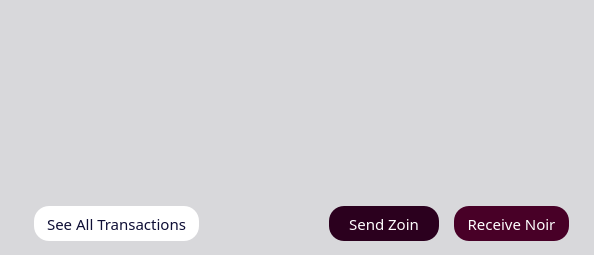
           <widget class="QFrame" name="frame_4">
            <property name="palette">
             <palette>
              <active>
               <colorrole role="Button">
                <brush brushstyle="SolidPattern">
                 <color alpha="255">
                  <red>216</red>
                  <green>216</green>
                  <blue>219</blue>
                 </color>
                </brush>
               </colorrole>
               <colorrole role="Base">
                <brush brushstyle="SolidPattern">
                 <color alpha="255">
                  <red>216</red>
                  <green>216</green>
                  <blue>219</blue>
                 </color>
                </brush>
               </colorrole>
               <colorrole role="Window">
                <brush brushstyle="SolidPattern">
                 <color alpha="255">
                  <red>216</red>
                  <green>216</green>
                  <blue>219</blue>
                 </color>
                </brush>
               </colorrole>
              </active>
              <inactive>
               <colorrole role="Button">
                <brush brushstyle="SolidPattern">
                 <color alpha="255">
                  <red>216</red>
                  <green>216</green>
                  <blue>219</blue>
                 </color>
                </brush>
               </colorrole>
               <colorrole role="Base">
                <brush brushstyle="SolidPattern">
                 <color alpha="255">
                  <red>216</red>
                  <green>216</green>
                  <blue>219</blue>
                 </color>
                </brush>
               </colorrole>
               <colorrole role="Window">
                <brush brushstyle="SolidPattern">
                 <color alpha="255">
                  <red>216</red>
                  <green>216</green>
                  <blue>219</blue>
                 </color>
                </brush>
               </colorrole>
              </inactive>
              <disabled>
               <colorrole role="Button">
                <brush brushstyle="SolidPattern">
                 <color alpha="255">
                  <red>216</red>
                  <green>216</green>
                  <blue>219</blue>
                 </color>
                </brush>
               </colorrole>
               <colorrole role="Base">
                <brush brushstyle="SolidPattern">
                 <color alpha="255">
                  <red>216</red>
                  <green>216</green>
                  <blue>219</blue>
                 </color>
                </brush>
               </colorrole>
               <colorrole role="Window">
                <brush brushstyle="SolidPattern">
                 <color alpha="255">
                  <red>216</red>
                  <green>216</green>
                  <blue>219</blue>
                 </color>
                </brush>
               </colorrole>
              </disabled>
             </palette>
            </property>
            <property name="styleSheet">
             <string notr="true">background-color: rgb(216, 216, 219);
border:0;</string>
            </property>
            <property name="frameShape">
             <enum>QFrame::StyledPanel</enum>
            </property>
            <property name="frameShadow">
             <enum>QFrame::Plain</enum>
            </property>
            <layout class="QVBoxLayout" name="verticalLayout">
             <property name="spacing">
              <number>0</number>
             </property>
             <property name="leftMargin">
              <number>0</number>
             </property>
             <property name="topMargin">
              <number>0</number>
             </property>
             <property name="rightMargin">
              <number>0</number>
             </property>
             <property name="bottomMargin">
              <number>0</number>
             </property>
             <item>
              <widget class="QListView" name="listTransactions">
               <property name="sizePolicy">
                <sizepolicy hsizetype="Expanding" vsizetype="Expanding">
                 <horstretch>0</horstretch>
                 <verstretch>0</verstretch>
                </sizepolicy>
               </property>
               <property name="palette">
                <palette>
                 <active>
                  <colorrole role="Button">
                   <brush brushstyle="SolidPattern">
                    <color alpha="255">
                     <red>255</red>
                     <green>255</green>
                     <blue>255</blue>
                    </color>
                   </brush>
                  </colorrole>
                  <colorrole role="Light">
                   <brush brushstyle="SolidPattern">
                    <color alpha="255">
                     <red>0</red>
                     <green>255</green>
                     <blue>255</blue>
                    </color>
                   </brush>
                  </colorrole>
                  <colorrole role="BrightText">
                   <brush brushstyle="SolidPattern">
                    <color alpha="255">
                     <red>255</red>
                     <green>0</green>
                     <blue>255</blue>
                    </color>
                   </brush>
                  </colorrole>
                  <colorrole role="Base">
                   <brush brushstyle="SolidPattern">
                    <color alpha="255">
                     <red>255</red>
                     <green>255</green>
                     <blue>255</blue>
                    </color>
                   </brush>
                  </colorrole>
                  <colorrole role="Window">
                   <brush brushstyle="SolidPattern">
                    <color alpha="255">
                     <red>255</red>
                     <green>255</green>
                     <blue>255</blue>
                    </color>
                   </brush>
                  </colorrole>
                  <colorrole role="AlternateBase">
                   <brush brushstyle="SolidPattern">
                    <color alpha="255">
                     <red>0</red>
                     <green>0</green>
                     <blue>255</blue>
                    </color>
                   </brush>
                  </colorrole>
                  <colorrole role="NoRole">
                   <brush brushstyle="SolidPattern">
                    <color alpha="255">
                     <red>0</red>
                     <green>0</green>
                     <blue>255</blue>
                    </color>
                   </brush>
                  </colorrole>
                 </active>
                 <inactive>
                  <colorrole role="Button">
                   <brush brushstyle="SolidPattern">
                    <color alpha="255">
                     <red>255</red>
                     <green>255</green>
                     <blue>255</blue>
                    </color>
                   </brush>
                  </colorrole>
                  <colorrole role="Light">
                   <brush brushstyle="SolidPattern">
                    <color alpha="255">
                     <red>0</red>
                     <green>255</green>
                     <blue>255</blue>
                    </color>
                   </brush>
                  </colorrole>
                  <colorrole role="BrightText">
                   <brush brushstyle="SolidPattern">
                    <color alpha="255">
                     <red>255</red>
                     <green>0</green>
                     <blue>255</blue>
                    </color>
                   </brush>
                  </colorrole>
                  <colorrole role="Base">
                   <brush brushstyle="SolidPattern">
                    <color alpha="255">
                     <red>255</red>
                     <green>255</green>
                     <blue>255</blue>
                    </color>
                   </brush>
                  </colorrole>
                  <colorrole role="Window">
                   <brush brushstyle="SolidPattern">
                    <color alpha="255">
                     <red>255</red>
                     <green>255</green>
                     <blue>255</blue>
                    </color>
                   </brush>
                  </colorrole>
                  <colorrole role="AlternateBase">
                   <brush brushstyle="SolidPattern">
                    <color alpha="255">
                     <red>0</red>
                     <green>0</green>
                     <blue>255</blue>
                    </color>
                   </brush>
                  </colorrole>
                  <colorrole role="NoRole">
                   <brush brushstyle="SolidPattern">
                    <color alpha="255">
                     <red>0</red>
                     <green>0</green>
                     <blue>255</blue>
                    </color>
                   </brush>
                  </colorrole>
                 </inactive>
                 <disabled>
                  <colorrole role="Button">
                   <brush brushstyle="SolidPattern">
                    <color alpha="255">
                     <red>255</red>
                     <green>255</green>
                     <blue>255</blue>
                    </color>
                   </brush>
                  </colorrole>
                  <colorrole role="Light">
                   <brush brushstyle="SolidPattern">
                    <color alpha="255">
                     <red>0</red>
                     <green>255</green>
                     <blue>255</blue>
                    </color>
                   </brush>
                  </colorrole>
                  <colorrole role="BrightText">
                   <brush brushstyle="SolidPattern">
                    <color alpha="255">
                     <red>255</red>
                     <green>0</green>
                     <blue>255</blue>
                    </color>
                   </brush>
                  </colorrole>
                  <colorrole role="Base">
                   <brush brushstyle="SolidPattern">
                    <color alpha="255">
                     <red>255</red>
                     <green>255</green>
                     <blue>255</blue>
                    </color>
                   </brush>
                  </colorrole>
                  <colorrole role="Window">
                   <brush brushstyle="SolidPattern">
                    <color alpha="255">
                     <red>255</red>
                     <green>255</green>
                     <blue>255</blue>
                    </color>
                   </brush>
                  </colorrole>
                  <colorrole role="AlternateBase">
                   <brush brushstyle="SolidPattern">
                    <color alpha="255">
                     <red>0</red>
                     <green>0</green>
                     <blue>255</blue>
                    </color>
                   </brush>
                  </colorrole>
                  <colorrole role="NoRole">
                   <brush brushstyle="SolidPattern">
                    <color alpha="255">
                     <red>0</red>
                     <green>0</green>
                     <blue>255</blue>
                    </color>
                   </brush>
                  </colorrole>
                 </disabled>
                </palette>
               </property>
               <property name="font">
                <font>
                 <family>NoirLight</family>
                 <pointsize>12</pointsize>
                </font>
               </property>
               <property name="styleSheet">
                <string notr="true">background-color: rgb(255, 255, 255);
QListView { background: transparent; };
border:0;
padding-left: 25;
padding-right:25;
padding-top: 15;
padding-bottom: 15;</string>
               </property>
               <property name="frameShape">
                <enum>QFrame::StyledPanel</enum>
               </property>
               <property name="frameShadow">
                <enum>QFrame::Plain</enum>
               </property>
               <property name="verticalScrollBarPolicy">
                <enum>Qt::ScrollBarAlwaysOff</enum>
               </property>
               <property name="horizontalScrollBarPolicy">
                <enum>Qt::ScrollBarAlwaysOff</enum>
               </property>
               <property name="selectionMode">
                <enum>QAbstractItemView::NoSelection</enum>
               </property>
               <property name="spacing">
                <number>0</number>
               </property>
              </widget>
             </item>
             <item>
              <widget class="QFrame" name="frame_2">
               <property name="sizePolicy">
                <sizepolicy hsizetype="Preferred" vsizetype="Preferred">
                 <horstretch>0</horstretch>
                 <verstretch>0</verstretch>
                </sizepolicy>
               </property>
               <property name="minimumSize">
                <size>
                 <width>0</width>
                 <height>0</height>
                </size>
               </property>
               <property name="styleSheet">
                <string notr="true">border:0</string>
               </property>
               <property name="frameShape">
                <enum>QFrame::StyledPanel</enum>
               </property>
               <property name="frameShadow">
                <enum>QFrame::Raised</enum>
               </property>
               <property name="lineWidth">
                <number>0</number>
               </property>
               <layout class="QHBoxLayout" name="horizontalLayout_6">
                <property name="spacing">
                 <number>40</number>
                </property>
                <property name="leftMargin">
                 <number>25</number>
                </property>
                <property name="topMargin">
                 <number>5</number>
                </property>
                <property name="rightMargin">
                 <number>25</number>
                </property>
                <property name="bottomMargin">
                 <number>5</number>
                </property>
                <item>
                 <widget class="QFrame" name="frame_5">
                  <property name="frameShape">
                   <enum>QFrame::StyledPanel</enum>
                  </property>
                  <property name="frameShadow">
                   <enum>QFrame::Raised</enum>
                  </property>
                  <layout class="QHBoxLayout" name="horizontalLayout_10">
                   <property name="rightMargin">
                    <number>0</number>
                   </property>
                   <item>
                    <widget class="QPushButton" name="seeAllTransactions">
                     <property name="sizePolicy">
                      <sizepolicy hsizetype="MinimumExpanding" vsizetype="Fixed">
                       <horstretch>0</horstretch>
                       <verstretch>0</verstretch>
                      </sizepolicy>
                     </property>
                     <property name="minimumSize">
                      <size>
                       <width>165</width>
                       <height>0</height>
                      </size>
                     </property>
                     <property name="font">
                      <font>
                       <family>NoirRegular</family>
                       <pointsize>11</pointsize>
                       <weight>50</weight>
                       <bold>false</bold>
                      </font>
                     </property>
                     <property name="styleSheet">
                      <string notr="true">color: rgb(15, 15, 54);
border-radius:15px;
height:35px;
width:10px;
border-color:gray;
border-width:0px;
background-color:white;
border-style:solid;</string>
                     </property>
                     <property name="text">
                      <string>See All Transactions</string>
                     </property>
                     <property name="iconSize">
                      <size>
                       <width>16</width>
                       <height>16</height>
                      </size>
                     </property>
                     <property name="flat">
                      <bool>false</bool>
                     </property>
                    </widget>
                   </item>
                   <item>
                    <spacer name="horizontalSpacer_4">
                     <property name="orientation">
                      <enum>Qt::Horizontal</enum>
                     </property>
                     <property name="sizeHint" stdset="0">
                      <size>
                       <width>40</width>
                       <height>20</height>
                      </size>
                     </property>
                    </spacer>
                   </item>
                  </layout>
                 </widget>
                </item>
                <item>
                 <layout class="QHBoxLayout" name="horizontalLayout_5">
                  <property name="spacing">
                   <number>15</number>
                  </property>
                  <property name="leftMargin">
                   <number>50</number>
                  </property>
                  <item>
                   <widget class="QPushButton" name="send">
                    <property name="sizePolicy">
                     <sizepolicy hsizetype="MinimumExpanding" vsizetype="Fixed">
                      <horstretch>0</horstretch>
                      <verstretch>0</verstretch>
                     </sizepolicy>
                    </property>
                    <property name="minimumSize">
                     <size>
                      <width>110</width>
                      <height>0</height>
                     </size>
                    </property>
                    <property name="font">
                     <font>
                      <family>NoirRegular</family>
                      <pointsize>11</pointsize>
                      <weight>50</weight>
                      <bold>false</bold>
                     </font>
                    </property>
                    <property name="autoFillBackground">
                     <bool>false</bool>
                    </property>
                    <property name="styleSheet">
                     <string notr="true">background-color: #2b001e;
color: white;
border-radius:15px;
height:35px;
width:50px;
border-width:0px;</string>
                    </property>
                    <property name="text">
                     <string>Send Zoin</string>
                    </property>
                   </widget>
                  </item>
                  <item>
                   <widget class="QPushButton" name="receive">
                    <property name="sizePolicy">
                     <sizepolicy hsizetype="MinimumExpanding" vsizetype="Fixed">
                      <horstretch>0</horstretch>
                      <verstretch>0</verstretch>
                     </sizepolicy>
                    </property>
                    <property name="minimumSize">
                     <size>
                      <width>115</width>
                      <height>0</height>
                     </size>
                    </property>
                    <property name="font">
                     <font>
                      <family>NoirRegular</family>
                      <pointsize>11</pointsize>
                      <weight>50</weight>
                      <bold>false</bold>
                     </font>
                    </property>
                    <property name="styleSheet">
                     <string notr="true">background-color: #480027;
color: white;
border-radius:15px;
height:35px;
width:60px;
border-width:0px;</string>
                    </property>
                    <property name="text">
                     <string>Receive Noir</string>
                    </property>
                    <property name="iconSize">
                     <size>
                      <width>16</width>
                      <height>16</height>
                     </size>
                    </property>
                   </widget>
                  </item>
                 </layout>
                </item>
               </layout>
              </widget>
             </item>
            </layout>
           </widget>
